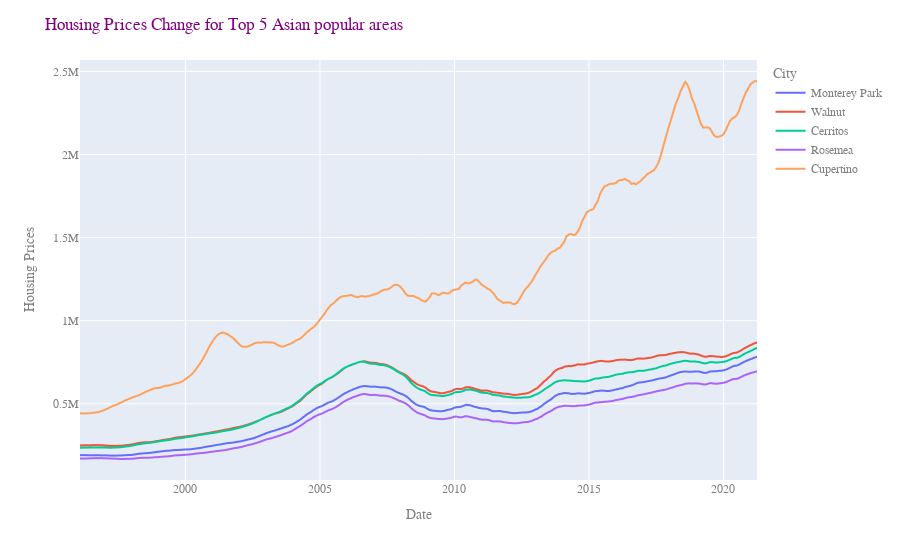

Notebook code for this chart:
### Code cell
import plotly.express as px
import plotly.graph_objects as go
fig = px.line(asiantop, x="date", y="value",color = "City")
fig.update_layout(title='Housing Prices Change for Top 5 Asian popular areas',
                   xaxis_title='Date',
                   yaxis_title='Housing Prices',
                 font_family="Courier New",
    font_color="gray",
    title_font_family="Times New Roman",
    title_font_color="Purple")
fig.show()

### Figure 1 — Plotly figure (JSON) as saved in the notebook; plotly's stock layout.template omitted (floating-point values rounded to 4 significant figures; data arrays with more than 128 entries replaced by an {"elided": "..."} marker saying what was removed)
{"data": [{"hovertemplate": "City=Monterey Park<br>date=%{x}<br>value=%{y}<extra></extra>", "legendgroup": "Monterey Park", "line": {"color": "#636efa", "dash": "solid"}, "mode": "lines", "name": "Monterey Park", "showlegend": true, "type": "scattergl", "x": {"elided": "303 str values"}, "xaxis": "x", "y": {"elided": "303 int values"}, "yaxis": "y"}, {"hovertemplate": "City=Walnut<br>date=%{x}<br>value=%{y}<extra></extra>", "legendgroup": "Walnut", "line": {"color": "#EF553B", "dash": "solid"}, "mode": "lines", "name": "Walnut", "showlegend": true, "type": "scattergl", "x": {"elided": "303 str values"}, "xaxis": "x", "y": {"elided": "303 int values"}, "yaxis": "y"}, {"hovertemplate": "City=Cerritos<br>date=%{x}<br>value=%{y}<extra></extra>", "legendgroup": "Cerritos", "line": {"color": "#00cc96", "dash": "solid"}, "mode": "lines", "name": "Cerritos", "showlegend": true, "type": "scattergl", "x": {"elided": "303 str values"}, "xaxis": "x", "y": {"elided": "303 int values"}, "yaxis": "y"}, {"hovertemplate": "City=Rosemea<br>date=%{x}<br>value=%{y}<extra></extra>", "legendgroup": "Rosemea", "line": {"color": "#ab63fa", "dash": "solid"}, "mode": "lines", "name": "Rosemea", "showlegend": true, "type": "scattergl", "x": {"elided": "303 str values"}, "xaxis": "x", "y": {"elided": "303 int values"}, "yaxis": "y"}, {"hovertemplate": "City=Cupertino<br>date=%{x}<br>value=%{y}<extra></extra>", "legendgroup": "Cupertino", "line": {"color": "#FFA15A", "dash": "solid"}, "mode": "lines", "name": "Cupertino", "showlegend": true, "type": "scattergl", "x": {"elided": "303 str values"}, "xaxis": "x", "y": {"elided": "303 int values"}, "yaxis": "y"}], "layout": {"font": {"color": "gray", "family": "Courier New"}, "legend": {"title": {"text": "City"}, "tracegroupgap": 0}, "margin": {"t": 60}, "title": {"font": {"color": "Purple", "family": "Times New Roman"}, "text": "Housing Prices Change for Top 5 Asian popular areas"}, "xaxis": {"anchor": "y", "domain": [0, 1], "title": {"text": "Date"}}, "yaxis": {"anchor": "x", "domain": [0, 1], "title": {"text": "Housing Prices"}}}}
